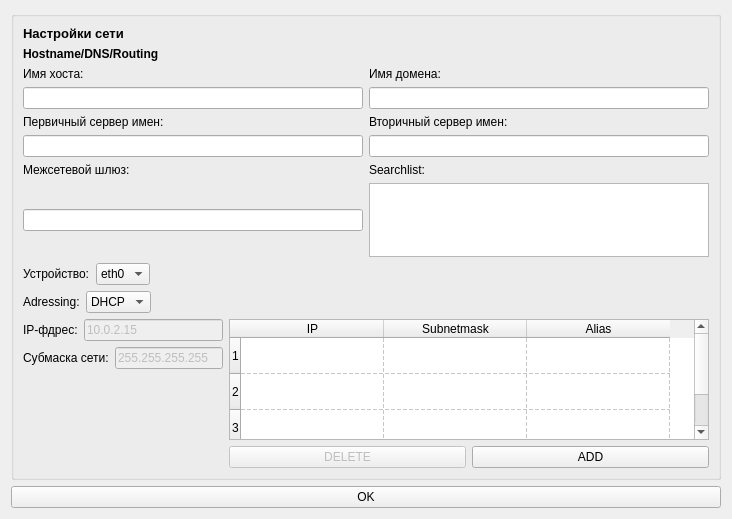
          <widget class="QWidget" name="scrollAreaWidgetContents">
           <property name="geometry">
            <rect>
             <x>0</x>
             <y>0</y>
             <width>732</width>
             <height>519</height>
            </rect>
           </property>
           <layout class="QGridLayout" name="gridLayout_2">
            <item row="0" column="0">
             <widget class="QGroupBox" name="groupBox">
              <layout class="QGridLayout" name="gridLayout">
               <item row="5" column="1">
                <widget class="QLineEdit" name="lineEdit_5"/>
               </item>
               <item row="3" column="1">
                <widget class="QLineEdit" name="lineEdit_2"/>
               </item>
               <item row="4" column="0">
                <widget class="QLabel" name="label_5">
                 <property name="text">
                  <string>Первичный сервер имен:</string>
                 </property>
                </widget>
               </item>
               <item row="4" column="1">
                <widget class="QLabel" name="label_6">
                 <property name="text">
                  <string>Вторичный сервер имен:</string>
                 </property>
                </widget>
               </item>
               <item row="5" column="0">
                <widget class="QLineEdit" name="lineEdit_3"/>
               </item>
               <item row="7" column="0">
                <widget class="QLineEdit" name="lineEdit_4"/>
               </item>
               <item row="7" column="1">
                <widget class="QTextEdit" name="textEdit"/>
               </item>
               <item row="6" column="0">
                <widget class="QLabel" name="label_7">
                 <property name="text">
                  <string>Межсетевой шлюз:</string>
                 </property>
                </widget>
               </item>
               <item row="9" column="0" colspan="2">
                <layout class="QFormLayout" name="formLayout">
                 <item row="0" column="0">
                  <layout class="QHBoxLayout" name="horizontalLayout_2">
                   <item>
                    <widget class="QLabel" name="label_9">
                     <property name="text">
                      <string>Устройство:</string>
                     </property>
                    </widget>
                   </item>
                   <item>
                    <widget class="QComboBox" name="comboBox">
                     <item>
                      <property name="text">
                       <string>eth0</string>
                      </property>
                     </item>
                     <item>
                      <property name="text">
                       <string>46yr</string>
                      </property>
                     </item>
                    </widget>
                   </item>
                  </layout>
                 </item>
                 <item row="1" column="0">
                  <layout class="QHBoxLayout" name="horizontalLayout_3">
                   <item>
                    <widget class="QLabel" name="label_10">
                     <property name="text">
                      <string>Adressing:</string>
                     </property>
                    </widget>
                   </item>
                   <item>
                    <widget class="QComboBox" name="comboBox_2">
                     <item>
                      <property name="text">
                       <string>DHCP</string>
                      </property>
                     </item>
                     <item>
                      <property name="text">
                       <string>btbbt</string>
                      </property>
                     </item>
                    </widget>
                   </item>
                  </layout>
                 </item>
                 <item row="3" column="1">
                  <layout class="QVBoxLayout" name="verticalLayout_3">
                   <item>
                    <layout class="QHBoxLayout" name="horizontalLayout_6">
                     <item>
                      <widget class="QPushButton" name="pushButton_5">
                       <property name="enabled">
                        <bool>false</bool>
                       </property>
                       <property name="text">
                        <string>DELETE</string>
                       </property>
                      </widget>
                     </item>
                     <item>
                      <widget class="QPushButton" name="pushButton_6">
                       <property name="text">
                        <string>ADD</string>
                       </property>
                      </widget>
                     </item>
                    </layout>
                   </item>
                  </layout>
                 </item>
                 <item row="2" column="1">
                  <widget class="QTableWidget" name="tableWidget">
                   <property name="minimumSize">
                    <size>
                     <width>321</width>
                     <height>121</height>
                    </size>
                   </property>
                   <property name="frameShape">
                    <enum>QFrame::StyledPanel</enum>
                   </property>
                   <property name="lineWidth">
                    <number>3</number>
                   </property>
                   <property name="showGrid">
                    <bool>true</bool>
                   </property>
                   <property name="gridStyle">
                    <enum>Qt::DashLine</enum>
                   </property>
                   <attribute name="horizontalHeaderCascadingSectionResizes">
                    <bool>false</bool>
                   </attribute>
                   <attribute name="horizontalHeaderDefaultSectionSize">
                    <number>143</number>
                   </attribute>
                   <attribute name="verticalHeaderDefaultSectionSize">
                    <number>36</number>
                   </attribute>
                   <attribute name="verticalHeaderMinimumSectionSize">
                    <number>17</number>
                   </attribute>
                   <row>
                    <property name="text">
                     <string>1</string>
                    </property>
                   </row>
                   <row>
                    <property name="text">
                     <string>2</string>
                    </property>
                   </row>
                   <row>
                    <property name="text">
                     <string>3</string>
                    </property>
                   </row>
                   <column>
                    <property name="text">
                     <string>IP</string>
                    </property>
                   </column>
                   <column>
                    <property name="text">
                     <string>Subnetmask</string>
                    </property>
                   </column>
                   <column>
                    <property name="text">
                     <string>Alias</string>
                    </property>
                   </column>
                  </widget>
                 </item>
                 <item row="2" column="0">
                  <layout class="QVBoxLayout" name="verticalLayout">
                   <item>
                    <layout class="QHBoxLayout" name="horizontalLayout_4">
                     <item>
                      <widget class="QLabel" name="label_11">
                       <property name="text">
                        <string>IP-фдрес:</string>
                       </property>
                      </widget>
                     </item>
                     <item>
                      <widget class="QLineEdit" name="lineEdit_6">
                       <property name="enabled">
                        <bool>false</bool>
                       </property>
                       <property name="text">
                        <string>10.0.2.15</string>
                       </property>
                      </widget>
                     </item>
                    </layout>
                   </item>
                   <item>
                    <layout class="QHBoxLayout" name="horizontalLayout_5">
                     <item>
                      <widget class="QLabel" name="label_12">
                       <property name="text">
                        <string>Субмаска сети:</string>
                       </property>
                      </widget>
                     </item>
                     <item>
                      <widget class="QLineEdit" name="lineEdit_7">
                       <property name="enabled">
                        <bool>false</bool>
                       </property>
                       <property name="text">
                        <string>255.255.255.255</string>
                       </property>
                      </widget>
                     </item>
                    </layout>
                   </item>
                  </layout>
                 </item>
                </layout>
               </item>
               <item row="2" column="0">
                <widget class="QLabel" name="label_3">
                 <property name="text">
                  <string>Имя хоста:</string>
                 </property>
                </widget>
               </item>
               <item row="1" column="0" colspan="2">
                <widget class="QLabel" name="label_2">
                 <property name="font">
                  <font>
                   <pointsize>9</pointsize>
                   <weight>75</weight>
                   <bold>true</bold>
                  </font>
                 </property>
                 <property name="text">
                  <string>Hostname/DNS/Routing</string>
                 </property>
                </widget>
               </item>
               <item row="3" column="0">
                <widget class="QLineEdit" name="lineEdit"/>
               </item>
               <item row="2" column="1">
                <widget class="QLabel" name="label_4">
                 <property name="text">
                  <string>Имя домена:</string>
                 </property>
                </widget>
               </item>
               <item row="0" column="0">
                <widget class="QLabel" name="label">
                 <property name="font">
                  <font>
                   <pointsize>10</pointsize>
                   <weight>75</weight>
                   <italic>false</italic>
                   <bold>true</bold>
                   <underline>false</underline>
                   <strikeout>false</strikeout>
                   <kerning>true</kerning>
                  </font>
                 </property>
                 <property name="text">
                  <string>Настройки сети</string>
                 </property>
                 <property name="textFormat">
                  <enum>Qt::AutoText</enum>
                 </property>
                </widget>
               </item>
               <item row="6" column="1">
                <widget class="QLabel" name="label_8">
                 <property name="text">
                  <string>Searchlist:</string>
                 </property>
                </widget>
               </item>
              </layout>
             </widget>
            </item>
            <item row="1" column="0">
             <widget class="QPushButton" name="pushButton_7">
              <property name="text">
               <string>OK</string>
              </property>
             </widget>
            </item>
           </layout>
          </widget>
